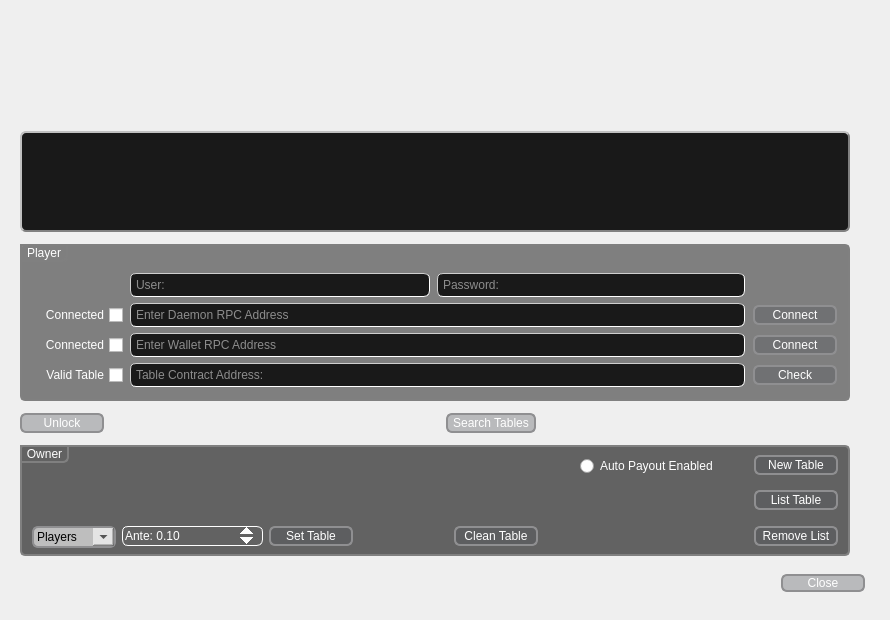
<?xml version="1.0" encoding="UTF-8"?>
<ui version="4.0">
 <class>Menu</class>
 <widget class="QDialog" name="Menu">
  <property name="geometry">
   <rect>
    <x>0</x>
    <y>0</y>
    <width>890</width>
    <height>620</height>
   </rect>
  </property>
  <property name="sizePolicy">
   <sizepolicy hsizetype="Fixed" vsizetype="Fixed">
    <horstretch>0</horstretch>
    <verstretch>0</verstretch>
   </sizepolicy>
  </property>
  <property name="minimumSize">
   <size>
    <width>890</width>
    <height>600</height>
   </size>
  </property>
  <property name="maximumSize">
   <size>
    <width>890</width>
    <height>620</height>
   </size>
  </property>
  <property name="windowTitle">
   <string>dReam Tables - Menu</string>
  </property>
  <property name="windowIcon">
   <iconset resource="img.qrc">
    <normaloff>:/images/dReamTablesDero.png</normaloff>:/images/dReamTablesDero.png</iconset>
  </property>
  <property name="styleSheet">
   <string notr="true">QDialog{
	background-image: url(:/images/background.png);	
	background-position: center;
}

QLineEdit {
    color: rgb(255, 255, 255);
    border-style: inset;
    border-width: 1px;
    border-radius: 6px;
	border-color: rgb(207, 207, 207);
    padding: 3px;
	background-color: rgb(25, 25, 25);
}

QPushButton:enabled{
	color: rgb(255, 255, 255);
	background-color: rgba(85, 88, 93, 90);
    border: 2px solid #8f8f91;
    border-radius: 6px;
    min-width: 80px;
}

QPushButton:hover {
	background-color: rgba(79, 186, 196, 150);
}

QPushButton:pressed {
	background-color: rgb(56, 47, 165);
}

QPushButton:!enabled{
    border: 2px solid;
	border-color: rgba(143, 143, 145, 90);
    border-radius: 6px;
	color: rgba(0, 0, 0, 0);
    border-radius: 6px;
    min-width: 80px;
}

QDoubleSpinBox{
	color: rgb(255, 255, 255);
	background-color: rgba(0, 0, 0, 0);
    border-style: inset;
    border-width: 1px;
    border-radius: 6px;
    border-color: white;
    padding-right: 10px;
}

QDoubleSpinBox:hover {
	background-color: rgba(79, 186, 196, 90);
}
QDoubleSpinBox::up-button:pressed {
	background-color: rgb(56, 47, 165);
}

QDoubleSpinBox::up-button {
     width: 30px;
     subcontrol-origin: center;
     subcontrol-position: top right;
}

QDoubleSpinBox::down-button:pressed {
	background-color: rgb(56, 47, 165);
}

QDoubleSpinBox::down-button {
	 width: 30px;
     subcontrol-origin: center;
     subcontrol-position: bottom right;
}

QDoubleSpinBox:!enabled{;
	background-color: rgba(0, 0, 0, 0);
    border-style: inset;
    border-width: 1px;
    border-radius: 6px;
    border-color: rgba(143, 143, 145, 90);
    padding-right: 10px;
}

QComboBox::enabled {
	color: rgb(0, 0, 0);
	background-color: rgba(255, 255, 255, 150);
    border: 2px solid #8f8f91;
    border-radius: 6px;
    min-width: 80px;
}

QComboBox:!enabled{
    background-color: rgba(0, 0, 0, 0);
    border: 2px solid;
	border-color: rgba(143, 143, 145, 90);
    border-radius: 6px;
	color: rgb(0, 0, 0);
    border-radius: 6px;
    min-width: 80px;
}

QComboBox::drop-down {
	 width: 21px;
     subcontrol-origin: center;
     subcontrol-position: bottom right;
}

QComboBox QAbstractItemView {
	color: rgb(255, 255, 255);
    border: 2px solid darkgray;
	background-color: rgba(255, 255, 255, 150);
}

QComboBox:hover {
	background-color: rgba(79, 186, 196, 150);
}</string>
  </property>
  <layout class="QGridLayout" name="gridLayout_2">
   <item row="0" column="0">
    <widget class="QLabel" name="label_2">
     <property name="minimumSize">
      <size>
       <width>401</width>
       <height>91</height>
      </size>
     </property>
     <property name="styleSheet">
      <string notr="true">image: url(:/images/dReamTablesTitle.png);</string>
     </property>
     <property name="text">
      <string/>
     </property>
    </widget>
   </item>
   <item row="0" column="2">
    <widget class="QLabel" name="label">
     <property name="minimumSize">
      <size>
       <width>306</width>
       <height>102</height>
      </size>
     </property>
     <property name="maximumSize">
      <size>
       <width>999999</width>
       <height>75</height>
      </size>
     </property>
     <property name="styleSheet">
      <string notr="true">image: url(:/images/dReamTablesDero.png);</string>
     </property>
     <property name="text">
      <string/>
     </property>
    </widget>
   </item>
   <item row="1" column="0" colspan="3">
    <widget class="QTextBrowser" name="menuTextBrowser">
     <property name="minimumSize">
      <size>
       <width>830</width>
       <height>101</height>
      </size>
     </property>
     <property name="maximumSize">
      <size>
       <width>830</width>
       <height>101</height>
      </size>
     </property>
     <property name="font">
      <font>
       <pointsize>12</pointsize>
       <italic>true</italic>
      </font>
     </property>
     <property name="focusPolicy">
      <enum>Qt::NoFocus</enum>
     </property>
     <property name="styleSheet">
      <string notr="true">    border-color: rgb(128, 128, 128);
    border-style: outset;
    border-width: 2px;
    border-radius: 6px;
    padding: 3px;
	background-color: rgb(25, 25, 25);
    color: rgb(255, 255, 255);</string>
     </property>
    </widget>
   </item>
   <item row="2" column="0" colspan="3">
    <widget class="QGroupBox" name="playerGroupBox">
     <property name="minimumSize">
      <size>
       <width>830</width>
       <height>157</height>
      </size>
     </property>
     <property name="maximumSize">
      <size>
       <width>830</width>
       <height>157</height>
      </size>
     </property>
     <property name="styleSheet">
      <string notr="true">QGroupBox {
    border: 2px solid gray;
    border-radius: 5px;
	background-color: rgba(0, 0, 0, 120);
}

QGroupBox::title {
	color: rgb(255, 255, 255);
    subcontrol-origin: top;
    subcontrol-position: top left; 
    padding: 0 3px;
    border: 2px solid gray;
    border-bottom-right-radius: 6px;
}

QGroupBox::indicator {
    width: 13px;
    height: 13px;
}</string>
     </property>
     <property name="title">
      <string>Player</string>
     </property>
     <layout class="QGridLayout" name="gridLayout_3">
      <item row="1" column="0">
       <widget class="QCheckBox" name="daemonConnectedBox">
        <property name="enabled">
         <bool>true</bool>
        </property>
        <property name="maximumSize">
         <size>
          <width>90</width>
          <height>16777215</height>
         </size>
        </property>
        <property name="focusPolicy">
         <enum>Qt::NoFocus</enum>
        </property>
        <property name="layoutDirection">
         <enum>Qt::RightToLeft</enum>
        </property>
        <property name="styleSheet">
         <string notr="true">color: rgb(255, 255, 255);</string>
        </property>
        <property name="text">
         <string>Connected</string>
        </property>
        <property name="checkable">
         <bool>true</bool>
        </property>
        <property name="autoExclusive">
         <bool>false</bool>
        </property>
       </widget>
      </item>
      <item row="2" column="0">
       <widget class="QCheckBox" name="walletConnectedBox">
        <property name="enabled">
         <bool>true</bool>
        </property>
        <property name="maximumSize">
         <size>
          <width>90</width>
          <height>16777215</height>
         </size>
        </property>
        <property name="focusPolicy">
         <enum>Qt::NoFocus</enum>
        </property>
        <property name="layoutDirection">
         <enum>Qt::RightToLeft</enum>
        </property>
        <property name="styleSheet">
         <string notr="true">color: rgb(255, 255, 255);</string>
        </property>
        <property name="text">
         <string>Connected</string>
        </property>
        <property name="checkable">
         <bool>true</bool>
        </property>
        <property name="autoExclusive">
         <bool>false</bool>
        </property>
       </widget>
      </item>
      <item row="0" column="2">
       <widget class="QLineEdit" name="passwordInput">
        <property name="minimumSize">
         <size>
          <width>308</width>
          <height>24</height>
         </size>
        </property>
        <property name="maximumSize">
         <size>
          <width>308</width>
          <height>24</height>
         </size>
        </property>
        <property name="styleSheet">
         <string notr="true"/>
        </property>
        <property name="text">
         <string/>
        </property>
        <property name="echoMode">
         <enum>QLineEdit::Password</enum>
        </property>
        <property name="placeholderText">
         <string>Password:</string>
        </property>
       </widget>
      </item>
      <item row="3" column="3">
       <widget class="QPushButton" name="contractButton">
        <property name="minimumSize">
         <size>
          <width>84</width>
          <height>20</height>
         </size>
        </property>
        <property name="maximumSize">
         <size>
          <width>84</width>
          <height>20</height>
         </size>
        </property>
        <property name="focusPolicy">
         <enum>Qt::StrongFocus</enum>
        </property>
        <property name="styleSheet">
         <string notr="true"/>
        </property>
        <property name="text">
         <string>Check</string>
        </property>
       </widget>
      </item>
      <item row="2" column="3">
       <widget class="QPushButton" name="walletRPCbutton">
        <property name="minimumSize">
         <size>
          <width>84</width>
          <height>20</height>
         </size>
        </property>
        <property name="maximumSize">
         <size>
          <width>84</width>
          <height>20</height>
         </size>
        </property>
        <property name="styleSheet">
         <string notr="true"/>
        </property>
        <property name="text">
         <string>Connect</string>
        </property>
       </widget>
      </item>
      <item row="0" column="1">
       <widget class="QLineEdit" name="userInput">
        <property name="minimumSize">
         <size>
          <width>300</width>
          <height>24</height>
         </size>
        </property>
        <property name="maximumSize">
         <size>
          <width>300</width>
          <height>24</height>
         </size>
        </property>
        <property name="styleSheet">
         <string notr="true"/>
        </property>
        <property name="text">
         <string/>
        </property>
        <property name="readOnly">
         <bool>false</bool>
        </property>
        <property name="placeholderText">
         <string>User:</string>
        </property>
       </widget>
      </item>
      <item row="3" column="1" colspan="2">
       <widget class="QLineEdit" name="contractLineEdit">
        <property name="minimumSize">
         <size>
          <width>615</width>
          <height>24</height>
         </size>
        </property>
        <property name="maximumSize">
         <size>
          <width>615</width>
          <height>24</height>
         </size>
        </property>
        <property name="text">
         <string/>
        </property>
        <property name="placeholderText">
         <string>Table Contract Address:</string>
        </property>
       </widget>
      </item>
      <item row="2" column="1" colspan="2">
       <widget class="QLineEdit" name="walletRPCinput">
        <property name="minimumSize">
         <size>
          <width>615</width>
          <height>24</height>
         </size>
        </property>
        <property name="maximumSize">
         <size>
          <width>615</width>
          <height>24</height>
         </size>
        </property>
        <property name="text">
         <string/>
        </property>
        <property name="placeholderText">
         <string>Enter Wallet RPC Address</string>
        </property>
       </widget>
      </item>
      <item row="1" column="3">
       <widget class="QPushButton" name="daemonRPCbutton">
        <property name="minimumSize">
         <size>
          <width>84</width>
          <height>20</height>
         </size>
        </property>
        <property name="maximumSize">
         <size>
          <width>84</width>
          <height>20</height>
         </size>
        </property>
        <property name="text">
         <string>Connect</string>
        </property>
       </widget>
      </item>
      <item row="3" column="0">
       <widget class="QCheckBox" name="contractCheckBox">
        <property name="maximumSize">
         <size>
          <width>99</width>
          <height>22</height>
         </size>
        </property>
        <property name="focusPolicy">
         <enum>Qt::NoFocus</enum>
        </property>
        <property name="layoutDirection">
         <enum>Qt::RightToLeft</enum>
        </property>
        <property name="styleSheet">
         <string notr="true">color: rgb(255, 255, 255);</string>
        </property>
        <property name="text">
         <string>Valid Table</string>
        </property>
       </widget>
      </item>
      <item row="1" column="1" colspan="2">
       <widget class="QLineEdit" name="daemonRPCinput">
        <property name="minimumSize">
         <size>
          <width>615</width>
          <height>24</height>
         </size>
        </property>
        <property name="maximumSize">
         <size>
          <width>615</width>
          <height>24</height>
         </size>
        </property>
        <property name="text">
         <string/>
        </property>
        <property name="placeholderText">
         <string>Enter Daemon RPC Address</string>
        </property>
       </widget>
      </item>
     </layout>
    </widget>
   </item>
   <item row="3" column="0">
    <widget class="QPushButton" name="getTableButton">
     <property name="minimumSize">
      <size>
       <width>84</width>
       <height>20</height>
      </size>
     </property>
     <property name="maximumSize">
      <size>
       <width>84</width>
       <height>20</height>
      </size>
     </property>
     <property name="focusPolicy">
      <enum>Qt::StrongFocus</enum>
     </property>
     <property name="styleSheet">
      <string notr="true"/>
     </property>
     <property name="text">
      <string>Unlock</string>
     </property>
    </widget>
   </item>
   <item row="3" column="1">
    <widget class="QPushButton" name="findTablesButton">
     <property name="minimumSize">
      <size>
       <width>84</width>
       <height>20</height>
      </size>
     </property>
     <property name="maximumSize">
      <size>
       <width>90</width>
       <height>20</height>
      </size>
     </property>
     <property name="styleSheet">
      <string notr="true"/>
     </property>
     <property name="text">
      <string>Search Tables</string>
     </property>
    </widget>
   </item>
   <item row="4" column="0" colspan="3">
    <widget class="QGroupBox" name="ownerGroupBox">
     <property name="minimumSize">
      <size>
       <width>830</width>
       <height>111</height>
      </size>
     </property>
     <property name="maximumSize">
      <size>
       <width>830</width>
       <height>111</height>
      </size>
     </property>
     <property name="styleSheet">
      <string notr="true">QGroupBox {
    border: 2px solid gray;
    border-radius: 5px;
	background-color: rgba(0, 0, 0, 150);
}

QGroupBox::title {
	color: rgb(255, 255, 255);
    subcontrol-origin: top;
    subcontrol-position: top left; 
    padding: 0 3px;
    border: 2px solid gray;
    border-bottom-right-radius: 6px;
}

QGroupBox::indicator {
    width: 13px;
    height: 13px;
}</string>
     </property>
     <property name="title">
      <string>Owner</string>
     </property>
     <widget class="QRadioButton" name="autoPayRButton">
      <property name="geometry">
       <rect>
        <x>560</x>
        <y>10</y>
        <width>150</width>
        <height>22</height>
       </rect>
      </property>
      <property name="minimumSize">
       <size>
        <width>150</width>
        <height>22</height>
       </size>
      </property>
      <property name="styleSheet">
       <string notr="true">color: rgb(255, 255, 255);</string>
      </property>
      <property name="text">
       <string>Auto Payout Enabled</string>
      </property>
     </widget>
     <widget class="QPushButton" name="newTableButton">
      <property name="geometry">
       <rect>
        <x>734</x>
        <y>10</y>
        <width>84</width>
        <height>20</height>
       </rect>
      </property>
      <property name="minimumSize">
       <size>
        <width>84</width>
        <height>20</height>
       </size>
      </property>
      <property name="styleSheet">
       <string notr="true"/>
      </property>
      <property name="text">
       <string>New Table</string>
      </property>
     </widget>
     <widget class="QPushButton" name="listTableButton">
      <property name="geometry">
       <rect>
        <x>734</x>
        <y>45</y>
        <width>84</width>
        <height>20</height>
       </rect>
      </property>
      <property name="minimumSize">
       <size>
        <width>84</width>
        <height>20</height>
       </size>
      </property>
      <property name="styleSheet">
       <string notr="true"/>
      </property>
      <property name="text">
       <string>List Table</string>
      </property>
     </widget>
     <widget class="QComboBox" name="playersComboBox">
      <property name="geometry">
       <rect>
        <x>12</x>
        <y>81</y>
        <width>84</width>
        <height>22</height>
       </rect>
      </property>
      <property name="minimumSize">
       <size>
        <width>84</width>
        <height>22</height>
       </size>
      </property>
      <property name="autoFillBackground">
       <bool>false</bool>
      </property>
      <property name="styleSheet">
       <string notr="true"/>
      </property>
      <item>
       <property name="text">
        <string>Players</string>
       </property>
      </item>
      <item>
       <property name="text">
        <string>Close Table</string>
       </property>
      </item>
      <item>
       <property name="text">
        <string>2</string>
       </property>
      </item>
      <item>
       <property name="text">
        <string>3</string>
       </property>
      </item>
      <item>
       <property name="text">
        <string>4</string>
       </property>
      </item>
      <item>
       <property name="text">
        <string>5</string>
       </property>
      </item>
      <item>
       <property name="text">
        <string>6</string>
       </property>
      </item>
     </widget>
     <widget class="QDoubleSpinBox" name="anteSpinBox">
      <property name="geometry">
       <rect>
        <x>102</x>
        <y>81</y>
        <width>141</width>
        <height>20</height>
       </rect>
      </property>
      <property name="sizePolicy">
       <sizepolicy hsizetype="Fixed" vsizetype="Fixed">
        <horstretch>0</horstretch>
        <verstretch>0</verstretch>
       </sizepolicy>
      </property>
      <property name="minimumSize">
       <size>
        <width>141</width>
        <height>20</height>
       </size>
      </property>
      <property name="buttonSymbols">
       <enum>QAbstractSpinBox::UpDownArrows</enum>
      </property>
      <property name="prefix">
       <string>Ante: </string>
      </property>
      <property name="maximum">
       <double>1200.000000000000000</double>
      </property>
      <property name="singleStep">
       <double>0.100000000000000</double>
      </property>
      <property name="value">
       <double>0.100000000000000</double>
      </property>
     </widget>
     <widget class="QPushButton" name="setTableButton">
      <property name="geometry">
       <rect>
        <x>249</x>
        <y>81</y>
        <width>84</width>
        <height>20</height>
       </rect>
      </property>
      <property name="minimumSize">
       <size>
        <width>84</width>
        <height>20</height>
       </size>
      </property>
      <property name="styleSheet">
       <string notr="true"/>
      </property>
      <property name="text">
       <string>Set Table</string>
      </property>
     </widget>
     <widget class="QPushButton" name="cleanTableButton">
      <property name="geometry">
       <rect>
        <x>434</x>
        <y>81</y>
        <width>84</width>
        <height>20</height>
       </rect>
      </property>
      <property name="minimumSize">
       <size>
        <width>84</width>
        <height>20</height>
       </size>
      </property>
      <property name="styleSheet">
       <string notr="true"/>
      </property>
      <property name="text">
       <string>Clean Table</string>
      </property>
     </widget>
     <widget class="QPushButton" name="delistTableButton">
      <property name="geometry">
       <rect>
        <x>734</x>
        <y>81</y>
        <width>84</width>
        <height>20</height>
       </rect>
      </property>
      <property name="minimumSize">
       <size>
        <width>84</width>
        <height>20</height>
       </size>
      </property>
      <property name="styleSheet">
       <string notr="true"/>
      </property>
      <property name="text">
       <string>Remove List</string>
      </property>
     </widget>
    </widget>
   </item>
   <item row="5" column="2">
    <widget class="QDialogButtonBox" name="buttonBox">
     <property name="minimumSize">
      <size>
       <width>87</width>
       <height>30</height>
      </size>
     </property>
     <property name="maximumSize">
      <size>
       <width>87</width>
       <height>30</height>
      </size>
     </property>
     <property name="focusPolicy">
      <enum>Qt::StrongFocus</enum>
     </property>
     <property name="layoutDirection">
      <enum>Qt::RightToLeft</enum>
     </property>
     <property name="styleSheet">
      <string notr="true"/>
     </property>
     <property name="orientation">
      <enum>Qt::Horizontal</enum>
     </property>
     <property name="standardButtons">
      <set>QDialogButtonBox::Close</set>
     </property>
     <property name="centerButtons">
      <bool>false</bool>
     </property>
    </widget>
   </item>
  </layout>
 </widget>
 <resources>
  <include location="img.qrc"/>
 </resources>
 <connections>
  <connection>
   <sender>buttonBox</sender>
   <signal>rejected()</signal>
   <receiver>Menu</receiver>
   <slot>close()</slot>
   <hints>
    <hint type="sourcelabel">
     <x>868</x>
     <y>601</y>
    </hint>
    <hint type="destinationlabel">
     <x>855</x>
     <y>412</y>
    </hint>
   </hints>
  </connection>
 </connections>
 <slots>
  <slot>confirmationBox()</slot>
 </slots>
</ui>
